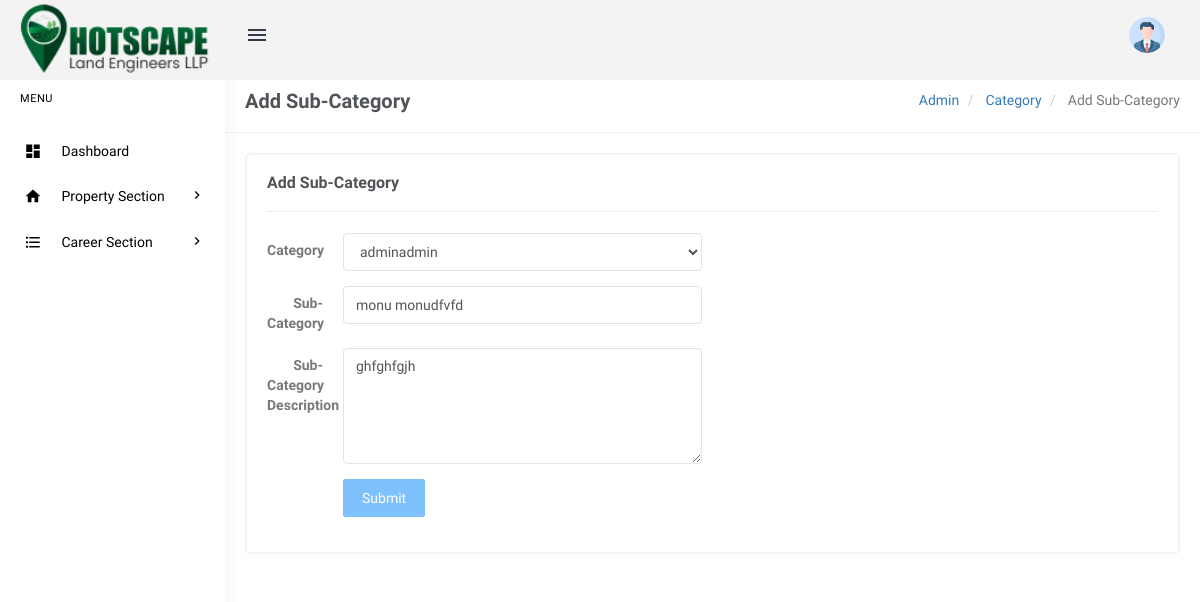
Screenshot of /admin/edit-subcategory.php?scid=4 (signed in) with the database file from the repository.
### tables this page shows
CREATE TABLE `tblsubcategory` (
  `SubCategoryId` int(11) NOT NULL,
  `CategoryId` int(11) DEFAULT NULL,
  `Subcategory` varchar(255) DEFAULT NULL,
  `SubCatDescription` mediumtext DEFAULT NULL,
  `PostingDate` timestamp NOT NULL DEFAULT current_timestamp(),
  `UpdationDate` timestamp NULL DEFAULT NULL ON UPDATE current_timestamp(),
  `Is_Active` int(1) DEFAULT NULL
);

CREATE TABLE `tblcategory` (
  `id` int(11) NOT NULL,
  `CategoryName` varchar(200) DEFAULT NULL,
  `Description` mediumtext DEFAULT NULL,
  `PostingDate` timestamp NULL DEFAULT current_timestamp(),
  `UpdationDate` timestamp NULL DEFAULT NULL ON UPDATE current_timestamp(),
  `Is_Active` int(1) DEFAULT NULL
);

### admin/edit-subcategory.php (the view, shortened to what this page needs)
<?php
include('includes/config.php');
if(strlen($_SESSION['login'])==0)
  {
header('location:index.php');
}
else{
?>
<!DOCTYPE html>
<html lang="en">
    <head>
        <link href="assets/css/bootstrap.min.css" rel="stylesheet" type="text/css" />
        <link href="assets/css/core.css" rel="stylesheet" type="text/css" />
        <link href="assets/css/components.css" rel="stylesheet" type="text/css" />
        <link href="assets/css/icons.css" rel="stylesheet" type="text/css" />
        <link href="assets/css/pages.css" rel="stylesheet" type="text/css" />
        <link href="assets/css/menu.css" rel="stylesheet" type="text/css" />
        <link href="assets/css/responsive.css" rel="stylesheet" type="text/css" />
		<link rel="stylesheet" href="../plugins/switchery/switchery.min.css">
    </head>
    <body class="fixed-left">
        <div id="wrapper">
 <?php include('includes/topheader.php');?>
           <?php include('includes/leftsidebar.php');?>
            <div class="content-page">
                <div class="content">
                    <div class="container">
                        <div class="row">
							<div class="col-xs-12">
								<div class="page-title-box">
                                    <h4 class="page-title">Add Sub-Category</h4>
                                    <ol class="breadcrumb p-0 m-0">
                                        <li>
                                            <a href="#">Admin</a>
                                        </li>
                                        <li>
                                            <a href="#">Category </a>
                                        </li>
                                        <li class="active">
                                            Add Sub-Category
                                        </li>
                                    </ol>
                                    <div class="clearfix"></div>
                                </div>
							</div>
						</div>
                        <div class="row">
                            <div class="col-sm-12">
                                <div class="card-box">
                                    <h4 class="m-t-0 header-title"><b>Add Sub-Category </b></h4>
                                    <hr />
<div class="row">
<div class="col-sm-6">
</div>
</div>
<?php
$subcatid=intval($_GET['scid']);
$query=mysqli_query($con,"Select tblcategory.CategoryName as catname,tblcategory.id as catid,tblsubcategory.Subcategory as subcatname,tblsubcategory.SubCatDescription as SubCatDescription,tblsubcategory.PostingDate as subcatpostingdate,tblsubcategory.UpdationDate as subcatupdationdate,tblsubcategory.SubCategoryId as subcatid from tblsubcategory join tblcategory on tblsubcategory.CategoryId=tblcategory.id where tblsubcategory.Is_Active=1 and  SubCategoryId='$subcatid'");
while($row=mysqli_fetch_array($query))
{
?>
                        			<div class="row">
                        				<div class="col-md-6">
                        					<form class="form-horizontal" name="category" method="post">
	                                            <div class="form-group">
	                                                <label class="col-md-2 control-label">Category</label>
	                                                <div class="col-md-10">
	                                                  <select class="form-control" name="category" required>
                                                   <option value="<?php echo htmlentities($row['catid']);?>"><?php echo htmlentities($row['catname']);?></option>
                                                        </select>
	                                                </div>
	                                            </div>
    <div class="form-group">
                                                    <label class="col-md-2 control-label">Sub-Category</label>
                                                    <div class="col-md-10">
                                                        <input type="text" class="form-control" value="<?php echo htmlentities($row['subcatname']);?>" name="subcategory" required>
                                                    </div>
                                                </div>
	                                            <div class="form-group">
	                                                <label class="col-md-2 control-label">Sub-Category Description</label>
	                                                <div class="col-md-10">
	                                   <textarea class="form-control" rows="5" name="sucatdescription" required><?php echo htmlentities($row['SubCatDescription']);?></textarea>
	                                                </div>
	                                            </div>
<?php } ?>
        <div class="form-group">
                                                    <label class="col-md-2 control-label">&nbsp;</label>
                                                    <div class="col-md-10">
                                                <button type="submit" class="btn btn-custom waves-effect waves-light btn-md" name="submitsubcat">
                                                    Submit
                                                </button>
                                                    </div>
                                                </div>
	                                        </form>
                        				</div>
                        			</div>
                                </div>
                            </div>
                        </div>
                    </div>
                </div>
            </div>
        </div>
    </body>
</html>
<?php } ?>

### admin/assets/css/core.css (style rules this page uses)
body { font-family: 'Varela Round', sans-serif; margin: 0; overflow-x: hidden; color: #797979; }
html { position: relative; min-height: 100%; }
.h1, .h2, .h3, .h4, .h5, .h6, h1, h2, h3, h4, h5, h6 { color: #505458; font-family: 'Hind Madurai', sans-serif; margin: 10px 0; }
* { outline: none !important; }
b, strong { font-weight: 600; font-family: 'Hind Madurai', sans-serif; }
.container { width: auto; }
.p-0 { padding: 0 !important; }
.m-0 { margin: 0 !important; }
.m-t-0 { margin-top: 0 !important; }
.card-box { padding: 20px; border: 2px solid #f3f3f3; -webkit-border-radius: 5px; border-radius: 5px; -moz-border-radius: 5px; background-clip: padding-box; margin-bottom: 20px; background-color: #ffffff; }
.row { margin-right: -10px; margin-left: -10px; }
.col-lg-1, .col-lg-10, .col-lg-11, .col-lg-12, .col-lg-2, .col-lg-3, .col-lg-4, .col-lg-5, .col-lg-6, .col-lg-7, .col-lg-8, .col-lg-9, .col-md-1, .col-md-10, .col-md-11, .col-md-12, .col-md-2, .col-md-3, .col-md-4, .col-md-5, .col-md-6, .col-md-7, .col-md-8, .col-md-9, .col-sm-1, .col-sm-10, .col-sm-11, .col-sm-12, .col-sm-2, .col-sm-3, .col-sm-4, .col-sm-5, .col-sm-6, .col-sm-7, .col-sm-8, .col-sm-9, .col-xs-1, .col-xs-10, .col-xs-11, .col-xs-12, .col-xs-2, .col-xs-3, .col-xs-4, .col-xs-5, .col-xs-6, .col-xs-7, .col-xs-8, .col-xs-9 { padding-left: 10px; padding-right: 10px; }
.breadcrumb { background-color: transparent; margin-bottom: 15px; padding-top: 10px; padding-left: 0; }
.waves-effect { position: relative; cursor: pointer; display: inline-block; overflow: hidden; -webkit-user-select: none; -moz-user-select: none; -ms-user-select: none; user-select: none; -webkit-tap-highlight-color: transparent; vertical-align: middle; z-index: 1; will-change: opacity, transform; -webkit-transition: all 0.3s ease-out; -moz-transition: all 0.3s ease-out; -o-transition: all 0.3s ease-out; -ms-transition: all 0.3s ease-out; transition: all 0.3s ease-out; }

### admin/assets/css/menu.css (style rules this page uses)
.content-page { margin-left: 225px; overflow: hidden; }
.content-page .content { padding: 0 5px 10px 5px; margin-top: 70px; }
.page-title { font-size: 20px; margin-bottom: 0; margin-top: 0; font-weight: 600; }
.header-title { font-size: 16px; line-height: 16px; margin-bottom: 8px; font-weight: 600; }
.page-title-box { padding: 20px; border-bottom: 1px solid #eee; margin: 0 -20px 20px -20px; }
.page-title-box .page-title { margin-bottom: 0; float: left; }
.page-title-box .breadcrumb { float: right; background-color: transparent !important; }

### rows the page displays
tblsubcategory: category "adminadmin", subcategory "monu monudfvfd", sucatdescription "ghfghfgjh"
